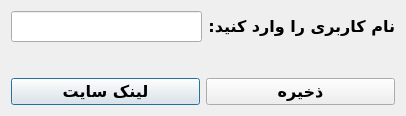
<?xml version="1.0" encoding="UTF-8"?>
<ui version="4.0">
 <class>Dialog</class>
 <widget class="QDialog" name="Dialog">
  <property name="geometry">
   <rect>
    <x>0</x>
    <y>0</y>
    <width>406</width>
    <height>116</height>
   </rect>
  </property>
  <property name="windowTitle">
   <string>User Name</string>
  </property>
  <layout class="QVBoxLayout" name="verticalLayout">
   <item>
    <layout class="QFormLayout" name="formLayout_3">
     <item row="0" column="0" colspan="2">
      <layout class="QHBoxLayout" name="horizontalLayout">
       <item>
        <widget class="QLineEdit" name="txtUsername">
         <property name="font">
          <font>
           <family>B Nazanin</family>
           <pointsize>12</pointsize>
           <bold>true</bold>
          </font>
         </property>
         <property name="placeholderText">
          <string/>
         </property>
        </widget>
       </item>
       <item>
        <widget class="QLabel" name="label">
         <property name="font">
          <font>
           <family>B Nazanin</family>
           <pointsize>12</pointsize>
           <bold>true</bold>
          </font>
         </property>
         <property name="text">
          <string>نام کاربری را وارد کنید:</string>
         </property>
        </widget>
       </item>
      </layout>
     </item>
     <item row="2" column="0" colspan="2">
      <layout class="QHBoxLayout" name="horizontalLayout_4">
       <item>
        <widget class="QPushButton" name="linkBtn">
         <property name="font">
          <font>
           <family>B Nazanin</family>
           <pointsize>12</pointsize>
           <bold>true</bold>
          </font>
         </property>
         <property name="text">
          <string>لینک سایت</string>
         </property>
        </widget>
       </item>
       <item>
        <widget class="QPushButton" name="saveBtn">
         <property name="font">
          <font>
           <family>B Nazanin</family>
           <pointsize>12</pointsize>
           <bold>true</bold>
          </font>
         </property>
         <property name="text">
          <string>ذخیره</string>
         </property>
        </widget>
       </item>
      </layout>
     </item>
     <item row="1" column="0" colspan="2">
      <spacer name="verticalSpacer">
       <property name="orientation">
        <enum>Qt::Vertical</enum>
       </property>
       <property name="sizeHint" stdset="0">
        <size>
         <width>20</width>
         <height>40</height>
        </size>
       </property>
      </spacer>
     </item>
    </layout>
   </item>
  </layout>
 </widget>
 <resources/>
 <connections/>
</ui>
